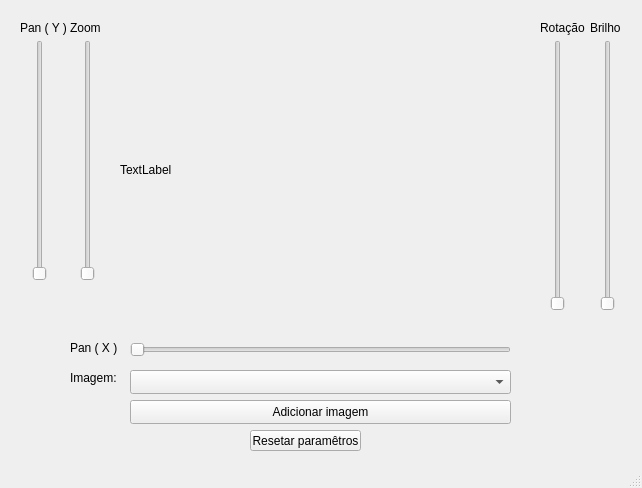
<?xml version="1.0" encoding="UTF-8"?>
<ui version="4.0">
 <class>MainWindow</class>
 <widget class="QMainWindow" name="MainWindow">
  <property name="geometry">
   <rect>
    <x>0</x>
    <y>0</y>
    <width>642</width>
    <height>488</height>
   </rect>
  </property>
  <property name="windowTitle">
   <string>MainWindow</string>
  </property>
  <widget class="QWidget" name="centralwidget">
   <widget class="QLabel" name="imgLabel">
    <property name="geometry">
     <rect>
      <x>120</x>
      <y>20</y>
      <width>400</width>
      <height>300</height>
     </rect>
    </property>
    <property name="text">
     <string>TextLabel</string>
    </property>
   </widget>
   <widget class="QPushButton" name="addImgBTN">
    <property name="geometry">
     <rect>
      <x>130</x>
      <y>400</y>
      <width>381</width>
      <height>24</height>
     </rect>
    </property>
    <property name="text">
     <string>Adicionar imagem</string>
    </property>
   </widget>
   <widget class="QComboBox" name="imgListCB">
    <property name="geometry">
     <rect>
      <x>130</x>
      <y>370</y>
      <width>381</width>
      <height>24</height>
     </rect>
    </property>
   </widget>
   <widget class="QSlider" name="xPanSL">
    <property name="geometry">
     <rect>
      <x>130</x>
      <y>340</y>
      <width>381</width>
      <height>20</height>
     </rect>
    </property>
    <property name="orientation">
     <enum>Qt::Horizontal</enum>
    </property>
   </widget>
   <widget class="QLabel" name="brightLBL">
    <property name="geometry">
     <rect>
      <x>590</x>
      <y>20</y>
      <width>49</width>
      <height>16</height>
     </rect>
    </property>
    <property name="text">
     <string>Brilho</string>
    </property>
   </widget>
   <widget class="QSlider" name="brightSL">
    <property name="geometry">
     <rect>
      <x>600</x>
      <y>40</y>
      <width>16</width>
      <height>271</height>
     </rect>
    </property>
    <property name="orientation">
     <enum>Qt::Vertical</enum>
    </property>
   </widget>
   <widget class="QPushButton" name="pushButton">
    <property name="geometry">
     <rect>
      <x>250</x>
      <y>430</y>
      <width>111</width>
      <height>21</height>
     </rect>
    </property>
    <property name="text">
     <string>Resetar paramêtros</string>
    </property>
   </widget>
   <widget class="QLabel" name="panXLBL">
    <property name="geometry">
     <rect>
      <x>70</x>
      <y>340</y>
      <width>49</width>
      <height>16</height>
     </rect>
    </property>
    <property name="text">
     <string>Pan ( X )</string>
    </property>
   </widget>
   <widget class="QLabel" name="zoomLBL">
    <property name="geometry">
     <rect>
      <x>70</x>
      <y>20</y>
      <width>49</width>
      <height>16</height>
     </rect>
    </property>
    <property name="text">
     <string>Zoom</string>
    </property>
   </widget>
   <widget class="QLabel" name="panYLBL">
    <property name="geometry">
     <rect>
      <x>20</x>
      <y>20</y>
      <width>49</width>
      <height>16</height>
     </rect>
    </property>
    <property name="text">
     <string>Pan ( Y )</string>
    </property>
   </widget>
   <widget class="QSlider" name="zoomSL">
    <property name="geometry">
     <rect>
      <x>80</x>
      <y>40</y>
      <width>16</width>
      <height>241</height>
     </rect>
    </property>
    <property name="orientation">
     <enum>Qt::Vertical</enum>
    </property>
   </widget>
   <widget class="QSlider" name="yPanSL">
    <property name="geometry">
     <rect>
      <x>30</x>
      <y>40</y>
      <width>20</width>
      <height>241</height>
     </rect>
    </property>
    <property name="orientation">
     <enum>Qt::Vertical</enum>
    </property>
   </widget>
   <widget class="QSlider" name="rotateSL">
    <property name="geometry">
     <rect>
      <x>550</x>
      <y>40</y>
      <width>16</width>
      <height>271</height>
     </rect>
    </property>
    <property name="orientation">
     <enum>Qt::Vertical</enum>
    </property>
   </widget>
   <widget class="QLabel" name="rotationLBL">
    <property name="geometry">
     <rect>
      <x>540</x>
      <y>20</y>
      <width>49</width>
      <height>16</height>
     </rect>
    </property>
    <property name="text">
     <string>Rotação</string>
    </property>
   </widget>
   <widget class="QLabel" name="imgLBL">
    <property name="geometry">
     <rect>
      <x>70</x>
      <y>370</y>
      <width>51</width>
      <height>16</height>
     </rect>
    </property>
    <property name="text">
     <string>Imagem:</string>
    </property>
   </widget>
  </widget>
  <widget class="QMenuBar" name="menubar">
   <property name="geometry">
    <rect>
     <x>0</x>
     <y>0</y>
     <width>642</width>
     <height>21</height>
    </rect>
   </property>
  </widget>
  <widget class="QStatusBar" name="statusbar"/>
 </widget>
 <resources/>
 <connections/>
</ui>
